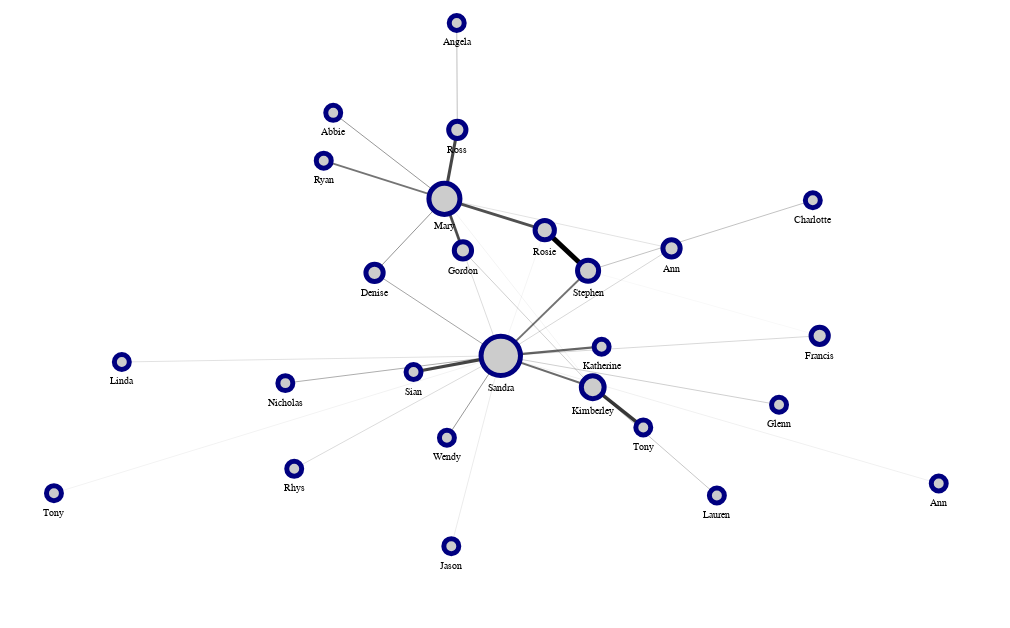

Notebook source saved alongside this figure:
### Markdown cell above
Simple customisation - custom layout and styling

### Code cell
g_viz(
    G,
    weight_attr="weight",
    # layout_fn=lambda g: nx.fruchterman_reingold_layout(g, weight="weight", k=1.5),
    layout_fn=lambda g: nx.spring_layout(g, weight="weight", k=3, iterations=5000, seed=seed),
    node_args=dict(
        size=alt.Size("degree_centrality", scale=alt.Scale(domain=[0,1], range=[150, 2000]), legend=None),
        halo_offset=None,
        fill="#ccc",
        stroke="navy",
        strokeWidth=5,
        tooltip_attrs=["name"],
        label_attr="name",
    ),
    edge_args=dict(color="black"),
    width=1000, height=600,
).configure_view(strokeWidth=0)

### Figure 1 — Vega-Lite specification as saved in the notebook (floating-point values rounded to 4 significant figures)
{"config": {"view": {"continuousWidth": 400, "continuousHeight": 300, "strokeWidth": 0}}, "layer": [{"data": {"name": "data-d641b1934a83d9d1520f5a751ad51724"}, "mark": "line", "encoding": {"color": {"value": "black"}, "detail": {"field": "edge", "type": "quantitative"}, "opacity": {"field": "weight", "legend": null, "scale": {"range": [0.3, 1]}, "type": "quantitative"}, "strokeWidth": {"field": "weight", "legend": null, "scale": {"range": [0.1, 5]}, "type": "quantitative"}, "x": {"axis": {"domain": false, "grid": false, "labels": false, "ticks": false, "title": ""}, "field": "x", "type": "quantitative"}, "y": {"axis": {"domain": false, "grid": false, "labels": false, "ticks": false, "title": ""}, "field": "y", "type": "quantitative"}}}, {"layer": [{"mark": "circle", "encoding": {"fill": {"value": "#ccc"}, "opacity": {"value": 1}, "size": {"field": "degree_centrality", "legend": null, "scale": {"domain": [0, 1], "range": [150, 2000]}, "type": "quantitative"}, "stroke": {"value": "navy"}, "strokeWidth": {"value": 5}, "tooltip": [{"field": "name", "type": "nominal"}], "x": {"axis": {"domain": false, "grid": false, "labels": false, "ticks": false, "title": ""}, "field": "x", "type": "quantitative"}, "y": {"axis": {"domain": false, "grid": false, "labels": false, "ticks": false, "title": ""}, "field": "y", "type": "quantitative"}}}, {"mark": {"type": "text", "align": "center", "baseline": "middle", "color": "black", "size": 10}, "encoding": {"text": {"field": "name", "type": "nominal"}, "x": {"axis": {"domain": false, "grid": false, "labels": false, "ticks": false, "title": ""}, "field": "x", "type": "quantitative"}, "y": {"axis": {"domain": false, "grid": false, "labels": false, "ticks": false, "title": ""}, "field": "__y_label", "type": "quantitative"}}}], "data": {"name": "data-67255dc9185bfe46c0b8c2b3f4b653aa"}}], "height": 600, "resolve": {"scale": {"color": "independent", "fill": "independent", "opacity": "independent", "size": "independent", "strokeWidth": "independent"}}, "width": 1000, "$schema": "https://vega.github.io/schema/vega-lite/v4.17.0.json", "datasets": {"data-d641b1934a83d9d1520f5a751ad51724": [{"y": 392.8, "x": 527.8, "source": "a", "target": "b", "pair": ["a", "b"], "edge": 0, "weight": 2.171}, {"y": 424.1, "x": 457.6, "source": "a", "target": "b", "pair": ["a", "b"], "edge": 0, "weight": 2.171}, {"y": 392.8, "x": 527.8, "source": "a", "target": "c", "pair": ["a", "c"], "edge": 1, "weight": 0.08112}, {"y": 267.1, "x": 497.0, "source": "a", "target": "c", "pair": ["a", "c"], "edge": 1, "weight": 0.08112}, {"y": 392.8, "x": 527.8, "source": "a", "target": "e", "pair": ["a", "e"], "edge": 2, "weight": 3.894}, {"y": 352.2, "x": 558.2, "source": "a", "target": "e", "pair": ["a", "e"], "edge": 2, "weight": 3.894}, {"y": 424.1, "x": 457.6, "source": "b", "target": "c", "pair": ["b", "c"], "edge": 3, "weight": 0.2846}, {"y": 267.1, "x": 497.0, "source": "b", "target": "c", "pair": ["b", "c"], "edge": 3, "weight": 0.2846}, {"y": 424.1, "x": 457.6, "source": "b", "target": "i", "pair": ["b", "i"], "edge": 4, "weight": 1.398}, {"y": 462.3, "x": 373.1, "source": "b", "target": "i", "pair": ["b", "i"], "edge": 4, "weight": 1.398}, {"y": 424.1, "x": 457.6, "source": "b", "target": "f", "pair": ["b", "f"], "edge": 5, "weight": 0.748}, {"y": 350.1, "x": 408.7, "source": "b", "target": "f", "pair": ["b", "f"], "edge": 5, "weight": 0.748}, {"y": 424.1, "x": 457.6, "source": "b", "target": "o", "pair": ["b", "o"], "edge": 6, "weight": 2.381}, {"y": 493.2, "x": 466.6, "source": "b", "target": "o", "pair": ["b", "o"], "edge": 6, "weight": 2.381}, {"y": 424.1, "x": 457.6, "source": "b", "target": "m", "pair": ["b", "m"], "edge": 7, "weight": 2.155}, {"y": 372.6, "x": 470.6, "source": "b", "target": "m", "pair": ["b", "m"], "edge": 7, "weight": 2.155}, {"y": 424.1, "x": 457.6, "source": "b", "target": "k", "pair": ["b", "k"], "edge": 8, "weight": 0.09351}, {"y": 235.8, "x": 561.4, "source": "b", "target": "k", "pair": ["b", "k"], "edge": 8, "weight": 0.09351}, {"y": 424.1, "x": 457.6, "source": "b", "target": "s", "pair": ["b", "s"], "edge": 9, "weight": 0.7285}, {"y": 510.1, "x": 379.8, "source": "b", "target": "s", "pair": ["b", "s"], "edge": 9, "weight": 0.7285}, {"y": 424.1, "x": 457.6, "source": "b", "target": "b", "pair": ["b", "b"], "edge": 10, "weight": 0.421}, {"y": 424.1, "x": 457.6, "source": "b", "target": "b", "pair": ["b", "b"], "edge": 10, "weight": 0.421}, {"y": 424.1, "x": 457.6, "source": "b", "target": "h", "pair": ["b", "h"], "edge": 11, "weight": 0.2386}, {"y": 374.7, "x": 616.6, "source": "b", "target": "h", "pair": ["b", "h"], "edge": 11, "weight": 0.2386}, {"y": 267.1, "x": 497.0, "source": "c", "target": "c", "pair": ["c", "c"], "edge": 12, "weight": 0.4473}, {"y": 267.1, "x": 497.0, "source": "c", "target": "c", "pair": ["c", "c"], "edge": 12, "weight": 0.4473}, {"y": 267.1, "x": 497.0, "source": "c", "target": "d", "pair": ["c", "d"], "edge": 13, "weight": 0.3158}, {"y": 287.2, "x": 720.3, "source": "c", "target": "d", "pair": ["c", "d"], "edge": 13, "weight": 0.3158}, {"y": 267.1, "x": 497.0, "source": "c", "target": "e", "pair": ["c", "e"], "edge": 14, "weight": 1.434}, {"y": 352.2, "x": 558.2, "source": "c", "target": "e", "pair": ["c", "e"], "edge": 14, "weight": 1.434}, {"y": 267.1, "x": 497.0, "source": "c", "target": "f", "pair": ["c", "f"], "edge": 15, "weight": 0.6502}, {"y": 350.1, "x": 408.7, "source": "c", "target": "f", "pair": ["c", "f"], "edge": 15, "weight": 0.6502}, {"y": 267.1, "x": 497.0, "source": "c", "target": "g", "pair": ["c", "g"], "edge": 16, "weight": 0.1042}, {"y": 129.9, "x": 184.3, "source": "c", "target": "g", "pair": ["c", "g"], "edge": 16, "weight": 0.1042}, {"y": 267.1, "x": 497.0, "source": "c", "target": "h", "pair": ["c", "h"], "edge": 17, "weight": 0.3221}, {"y": 374.7, "x": 616.6, "source": "c", "target": "h", "pair": ["c", "h"], "edge": 17, "weight": 0.3221}, {"y": 267.1, "x": 497.0, "source": "c", "target": "k", "pair": ["c", "k"], "edge": 18, "weight": 1.582}, {"y": 235.8, "x": 561.4, "source": "c", "target": "k", "pair": ["c", "k"], "edge": 18, "weight": 1.582}, {"y": 267.1, "x": 497.0, "source": "c", "target": "l", "pair": ["c", "l"], "edge": 19, "weight": 0.7215}, {"y": 185.2, "x": 459.3, "source": "c", "target": "l", "pair": ["c", "l"], "edge": 19, "weight": 0.7215}, {"y": 267.1, "x": 497.0, "source": "c", "target": "n", "pair": ["c", "n"], "edge": 20, "weight": 0.6038}, {"y": 239.9, "x": 346.2, "source": "c", "target": "n", "pair": ["c", "n"], "edge": 20, "weight": 0.6038}, {"y": 267.1, "x": 497.0, "source": "c", "target": "p", "pair": ["c", "p"], "edge": 21, "weight": 0.2946}, {"y": 154.2, "x": 352.5, "source": "c", "target": "p", "pair": ["c", "p"], "edge": 21, "weight": 0.2946}, {"y": 267.1, "x": 497.0, "source": "c", "target": "r", "pair": ["c", "r"], "edge": 22, "weight": 0.121}, {"y": 139.5, "x": 803.6, "source": "c", "target": "r", "pair": ["c", "r"], "edge": 22, "weight": 0.121}, {"y": 267.1, "x": 497.0, "source": "c", "target": "t", "pair": ["c", "t"], "edge": 23, "weight": 1.739}, {"y": 276.3, "x": 567.6, "source": "c", "target": "t", "pair": ["c", "t"], "edge": 23, "weight": 1.739}, {"y": 267.1, "x": 497.0, "source": "c", "target": "u", "pair": ["c", "u"], "edge": 24, "weight": 0.3824}, {"y": 218.2, "x": 691.8, "source": "c", "target": "u", "pair": ["c", "u"], "edge": 24, "weight": 0.3824}, {"y": 267.1, "x": 497.0, "source": "c", "target": "v", "pair": ["c", "v"], "edge": 25, "weight": 0.1652}, {"y": 76.82, "x": 462.4, "source": "c", "target": "v", "pair": ["c", "v"], "edge": 25, "weight": 0.1652}, {"y": 267.1, "x": 497.0, "source": "c", "target": "y", "pair": ["c", "y"], "edge": 26, "weight": 0.242}, {"y": 261.0, "x": 231.8, "source": "c", "target": "y", "pair": ["c", "y"], "edge": 26, "weight": 0.242}, {"y": 267.1, "x": 497.0, "source": "c", "target": "z", "pair": ["c", "z"], "edge": 27, "weight": 2.432}, {"y": 250.9, "x": 436.0, "source": "c", "target": "z", "pair": ["c", "z"], "edge": 27, "weight": 2.432}, {"y": 287.2, "x": 720.3, "source": "d", "target": "e", "pair": ["d", "e"], "edge": 28, "weight": 0.04407}, {"y": 352.2, "x": 558.2, "source": "d", "target": "e", "pair": ["d", "e"], "edge": 28, "weight": 0.04407}, {"y": 352.2, "x": 558.2, "source": "e", "target": "j", "pair": ["e", "j"], "edge": 29, "weight": 0.4715}, {"y": 422.8, "x": 715.5, "source": "e", "target": "j", "pair": ["e", "j"], "edge": 29, "weight": 0.4715}, {"y": 235.8, "x": 561.4, "source": "k", "target": "m", "pair": ["k", "m"], "edge": 30, "weight": 0.3827}, {"y": 372.6, "x": 470.6, "source": "k", "target": "m", "pair": ["k", "m"], "edge": 30, "weight": 0.3827}, {"y": 235.8, "x": 561.4, "source": "k", "target": "q", "pair": ["k", "q"], "edge": 31, "weight": 0.437}, {"y": 127.5, "x": 648.3, "source": "k", "target": "q", "pair": ["k", "q"], "edge": 31, "weight": 0.437}, {"y": 235.8, "x": 561.4, "source": "k", "target": "w", "pair": ["k", "w"], "edge": 32, "weight": 2.708}, {"y": 195.6, "x": 596.8, "source": "k", "target": "w", "pair": ["k", "w"], "edge": 32, "weight": 2.708}, {"y": 493.2, "x": 466.6, "source": "o", "target": "x", "pair": ["o", "x"], "edge": 33, "weight": 0.4919}, {"y": 600.0, "x": 466.2, "source": "o", "target": "x", "pair": ["o", "x"], "edge": 33, "weight": 0.4919}], "data-67255dc9185bfe46c0b8c2b3f4b653aa": [{"name": "Rosie", "y": 392.8, "id": "a", "x": 527.8, "degree_centrality": 0.12, "job": "Surveyor, planning and development", "country": "Korea", "__node_size": 372.0, "__node_r": 9.644, "__y_label": 371.2}, {"name": "Mary", "y": 424.1, "id": "b", "x": 457.6, "degree_centrality": 0.44, "job": "Financial trader", "country": "Jamaica", "__node_size": 964.0, "__node_r": 15.52, "__y_label": 396.6}, {"name": "Sandra", "y": 267.1, "id": "c", "x": 497.0, "degree_centrality": 0.76, "job": "Nurse, adult", "country": "Vietnam", "__node_size": 1556.0, "__node_r": 19.72, "__y_label": 235.4}, {"name": "Francis", "y": 287.2, "id": "d", "x": 720.3, "degree_centrality": 0.08, "job": "Health and safety adviser", "country": "Netherlands Antilles", "__node_size": 298.0, "__node_r": 8.631, "__y_label": 266.6}, {"name": "Stephen", "y": 352.2, "id": "e", "x": 558.2, "degree_centrality": 0.16, "job": "Health and safety adviser", "country": "Korea", "__node_size": 446.0, "__node_r": 10.56, "__y_label": 329.7}, {"name": "Denise", "y": 350.1, "id": "f", "x": 408.7, "degree_centrality": 0.08, "job": "Private music teacher", "country": "Vietnam", "__node_size": 298.0, "__node_r": 8.631, "__y_label": 329.5}, {"name": "Tony", "y": 129.9, "id": "g", "x": 184.3, "degree_centrality": 0.04, "job": "Comptroller", "country": "Vietnam", "__node_size": 224.0, "__node_r": 7.483, "__y_label": 110.4}, {"name": "Ann", "y": 374.7, "id": "h", "x": 616.6, "degree_centrality": 0.08, "job": "Private music teacher", "country": "Vietnam", "__node_size": 298.0, "__node_r": 8.631, "__y_label": 354.1}, {"name": "Ryan", "y": 462.3, "id": "i", "x": 373.1, "degree_centrality": 0.04, "job": "Licensed conveyancer", "country": "Jamaica", "__node_size": 224.0, "__node_r": 7.483, "__y_label": 442.9}, {"name": "Charlotte", "y": 422.8, "id": "j", "x": 715.5, "degree_centrality": 0.04, "job": "Private music teacher", "country": "Korea", "__node_size": 224.0, "__node_r": 7.483, "__y_label": 403.3}, {"name": "Kimberley", "y": 235.8, "id": "k", "x": 561.4, "degree_centrality": 0.2, "job": "Comptroller", "country": "Netherlands Antilles", "__node_size": 520.0, "__node_r": 11.4, "__y_label": 212.4}, {"name": "Wendy", "y": 185.2, "id": "l", "x": 459.3, "degree_centrality": 0.04, "job": "Nurse, adult", "country": "Vietnam", "__node_size": 224.0, "__node_r": 7.483, "__y_label": 165.7}, {"name": "Gordon", "y": 372.6, "id": "m", "x": 470.6, "degree_centrality": 0.08, "job": "Licensed conveyancer", "country": "Netherlands Antilles", "__node_size": 298.0, "__node_r": 8.631, "__y_label": 351.9}, {"name": "Nicholas", "y": 239.9, "id": "n", "x": 346.2, "degree_centrality": 0.04, "job": "Licensed conveyancer", "country": "Netherlands Antilles", "__node_size": 224.0, "__node_r": 7.483, "__y_label": 220.4}, {"name": "Ross", "y": 493.2, "id": "o", "x": 466.6, "degree_centrality": 0.08, "job": "Private music teacher", "country": "Jamaica", "__node_size": 298.0, "__node_r": 8.631, "__y_label": 472.6}, {"name": "Rhys", "y": 154.2, "id": "p", "x": 352.5, "degree_centrality": 0.04, "job": "Nurse, adult", "country": "Korea", "__node_size": 224.0, "__node_r": 7.483, "__y_label": 134.7}, {"name": "Lauren", "y": 127.5, "id": "q", "x": 648.3, "degree_centrality": 0.04, "job": "Surveyor, planning and development", "country": "Netherlands Antilles", "__node_size": 224.0, "__node_r": 7.483, "__y_label": 108.0}, {"name": "Ann", "y": 139.5, "id": "r", "x": 803.6, "degree_centrality": 0.04, "job": "Surveyor, planning and development", "country": "Vietnam", "__node_size": 224.0, "__node_r": 7.483, "__y_label": 120.0}, {"name": "Abbie", "y": 510.1, "id": "s", "x": 379.8, "degree_centrality": 0.04, "job": "Minerals surveyor", "country": "Vietnam", "__node_size": 224.0, "__node_r": 7.483, "__y_label": 490.7}, {"name": "Katherine", "y": 276.3, "id": "t", "x": 567.6, "degree_centrality": 0.04, "job": "Financial trader", "country": "Vietnam", "__node_size": 224.0, "__node_r": 7.483, "__y_label": 256.8}, {"name": "Glenn", "y": 218.2, "id": "u", "x": 691.8, "degree_centrality": 0.04, "job": "Licensed conveyancer", "country": "Vietnam", "__node_size": 224.0, "__node_r": 7.483, "__y_label": 198.7}, {"name": "Jason", "y": 76.82, "id": "v", "x": 462.4, "degree_centrality": 0.04, "job": "Minerals surveyor", "country": "Jamaica", "__node_size": 224.0, "__node_r": 7.483, "__y_label": 57.34}, {"name": "Tony", "y": 195.6, "id": "w", "x": 596.8, "degree_centrality": 0.04, "job": "Financial trader", "country": "Vietnam", "__node_size": 224.0, "__node_r": 7.483, "__y_label": 176.1}, {"name": "Angela", "y": 600.0, "id": "x", "x": 466.2, "degree_centrality": 0.04, "job": "Comptroller", "country": "Vietnam", "__node_size": 224.0, "__node_r": 7.483, "__y_label": 580.5}, {"name": "Linda", "y": 261.0, "id": "y", "x": 231.8, "degree_centrality": 0.04, "job": "Financial trader", "country": "Korea", "__node_size": 224.0, "__node_r": 7.483, "__y_label": 241.5}, {"name": "Sian", "y": 250.9, "id": "z", "x": 436.0, "degree_centrality": 0.04, "job": "Comptroller", "country": "Korea", "__node_size": 224.0, "__node_r": 7.483, "__y_label": 231.4}]}}
